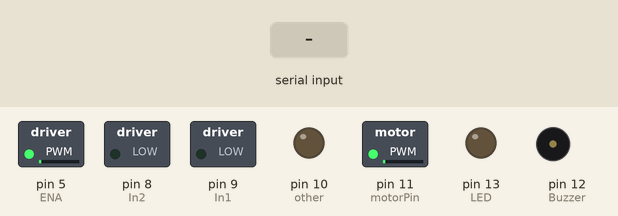
Recording of a sketch running on a simulated Arduino Uno, built with avr-gcc and run on an emulated ATmega328P. Shown: switched loads named in the sketch (green lamp = pin HIGH), output pins drawn as LEDs (lit = HIGH), buzzer (waves = sounding, pin HIGH). The inputs (shaded band) are chosen by the test bench.

Above: at 1.2 s.
1.3 s: "1" received over the second serial link
At 1.9 s:
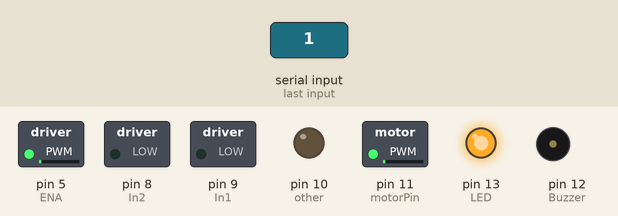
2.8 s: "3" received over the second serial link
At 4.0 s:
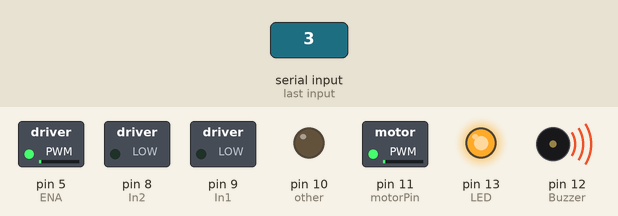
4.3 s: "2" received over the second serial link
At 5.4 s:
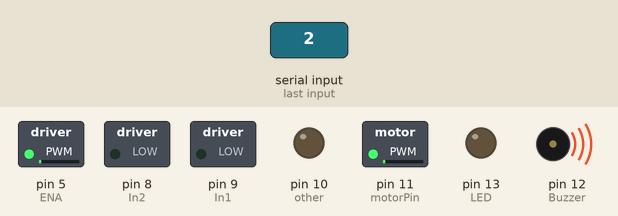
5.8 s: "7" received over the second serial link
At 6.5 s:
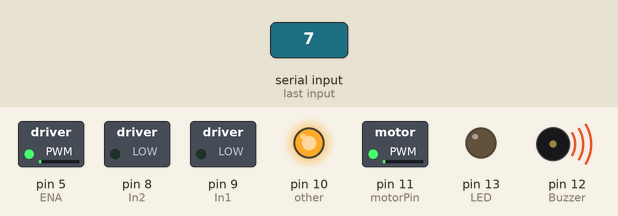
7.3 s: "4" received over the second serial link
At 7.6 s:
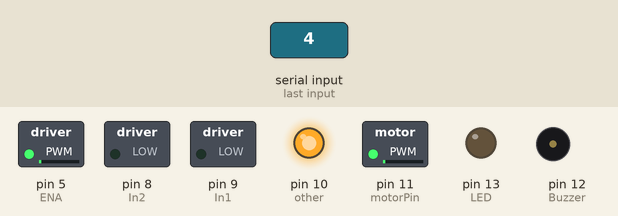
8.8 s: "1" received over the second serial link
At 10.0 s:
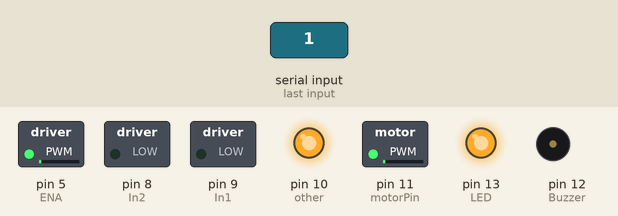
Timing chart, 0 to 11.3 s (numbered marks = the images above; inputs shaded):
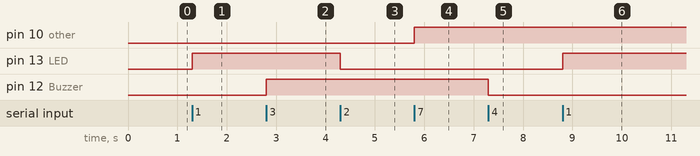

The sketch:

Arduino_code.ino
```cpp
#include <SoftwareSerial.h>
SoftwareSerial HC06{0,1};
int LED =13;
int Buzzer = 12;
int motorPin = 11;
int other = 10;
int In1 = 9;
int In2 = 8;
int In3 = 6;
int In4 = 7;
int ENA = 5;
int ENB = 11;

void setup() {

HC06.begin(9600);
Serial.begin(9600);
pinMode(LED,OUTPUT);
pinMode(Buzzer,OUTPUT);
pinMode(motorPin, OUTPUT);
pinMode(other, OUTPUT);
pinMode(In1,OUTPUT);
pinMode(In2,OUTPUT);
pinMode(ENA,OUTPUT);
analogWrite(ENA,10);
analogWrite(ENB,12);


}

void loop() {
if(HC06.available()>0)
{
 char recieve = HC06.read();
 if(recieve == '1')
 {
   digitalWrite(LED,HIGH);
 }
 else if (recieve == '2')
 {
    digitalWrite(LED,LOW);
 }
 else if(recieve == '3')
 {
     digitalWrite(Buzzer,HIGH);
 }
 else if (recieve == '4')
 {
    digitalWrite(Buzzer,LOW);
 }
else if (recieve == '5')
 {
    analogWrite(ENB,27);
    digitalWrite(In3,HIGH);
    digitalWrite(In4,LOW);
    delay(2000);
    digitalWrite(In3,LOW);
    digitalWrite(In4,LOW);

 }
 else if (recieve == '6')
 {  analogWrite(ENB,12);
    digitalWrite(In4,HIGH);
    digitalWrite(In3,LOW);
    delay(1000);
    digitalWrite(In4,LOW);
    digitalWrite(In3,LOW);
 }
 else if (recieve == '7')
 {
    digitalWrite(other,HIGH);

 } else if (recieve == '8')
 {

    delay(3000);


 }
  else if (recieve == '9')
 {  // clockwise rotation

    delay(6000);


 }


}
}
```

Measured:
- after the input at 1.3 s, pin 13 (LED): LOW → HIGH at once
- after the input at 2.8 s, pin 12 (Buzzer): LOW → HIGH at once
- after the input at 4.3 s, pin 13 (LED): HIGH → LOW at once
- after the input at 5.8 s, pin 10 (other): LOW → HIGH at once
- after the input at 7.3 s, pin 12 (Buzzer): HIGH → LOW at once
- after the input at 8.8 s, pin 13 (LED): LOW → HIGH at once
